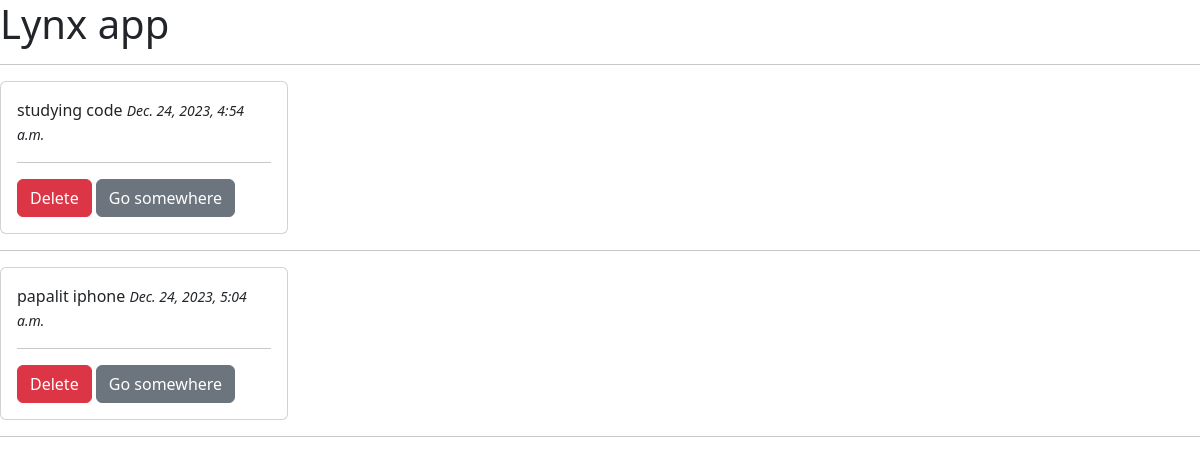
The app's page /, older data.
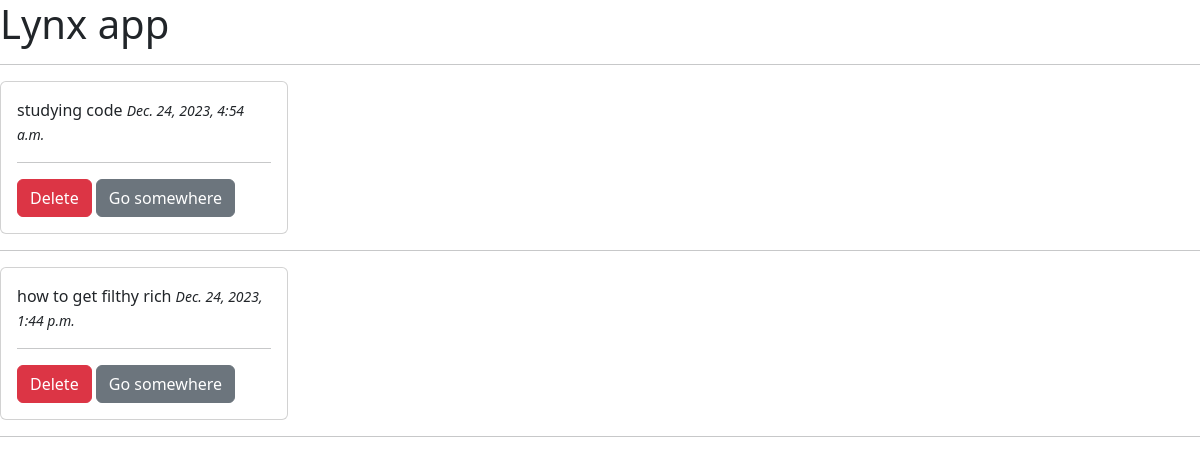
The same page, newer data.
### lynx/models.py (models this page shows, shortened)
class Article(models.Model):
    title = models.CharField(max_length=100)
    description = models.TextField()
    created_at = models.DateTimeField(auto_now_add=True)
    class Meta:
        verbose_name_plural = 'Blog Posts'

### lynx/views.py (the view)
# urls.py: path('', views.home, name='home'),
def home(request):
    articles = Article.objects.all()
    context = {
        'articles': articles
    }
    return render(request, 'lynx/index.html', context=context)

### lynx/templates/lynx/index.html (shortened to what this page needs)
<!DOCTYPE html>
<html lang="en">
<head>
    <link href="https://cdn.jsdelivr.net/npm/bootstrap@5.3.2/dist/css/bootstrap.min.css" rel="stylesheet">
</head>
<body>
    <h1>Lynx app</h1>
    <hr>
    {% for article in articles %}
    <div id="article-{{ article.id }}" class="card" style="width: 18rem;">
    <div class="card-body">
        <p class="card-title">{{ article.title }} <small><i>{{ article.created_at }}</i></small></p>
        <hr>
        <a href="{% url 'delete-view' article.id %}" class="btn btn-danger">Delete</a>
        <a href="{% url 'article' article.id %}" class="btn btn-secondary">Go somewhere</a>
    </div>
    </div>
    <hr>
    {% endfor %}
</body>
</html>

Row changes from the older to the newer data that the page shows:
removed Article: title "papalit iphone", created_at "Dec. 24, 2023, 5:04 a.m."
added Article: title "how to get filthy rich", created_at "Dec. 24, 2023, 1:44 p.m."
